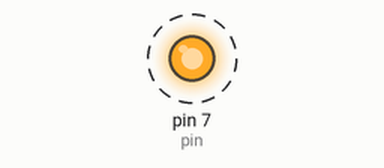
Recording of a program running on a simulated Raspberry Pi (header pin numbers). Parts: output pins drawn as LEDs (lit = HIGH). Dashed ring = blinking.

Above: at 0.2 s.
Timing chart, 0 to 3.0 s (numbered marks = the images above):
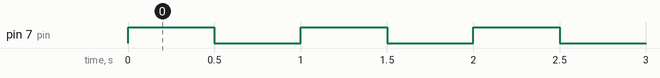

The program:

LED_blink.py
```python
"""
20150214 - Created by stillborn86 (c)

This simple sketch is designed to blink an LED on and off using the GPIO of an
rPi system.  The GPIO pin can be changed to any general purpose pin the user
desires.  The same can be said about the delay between blinks.

"""

import time
import RPi.GPIO as GPIO

pin = 7  # This is the board number for which GPIO pin will be used
delay = 0.5  # This is the amount of delay (in seconds) between blinks

GPIO.setmode(GPIO.BOARD)
GPIO.setup(pin, GPIO.OUT)

try:
    while True:
        GPIO.output(pin, GPIO.HIGH)
        time.sleep(delay)
        GPIO.output(pin, GPIO.LOW)
        time.sleep(delay)

except KeyboardInterrupt:
    print("\nA keyboard interrupt has been noticed")

except:
    print("\nAn error or exception has occurred!")

finally:
    GPIO.cleanup()
```

Measured:
- by itself, pin 7 (pin): alternates HIGH for 0.50 s and LOW for 0.50 s
